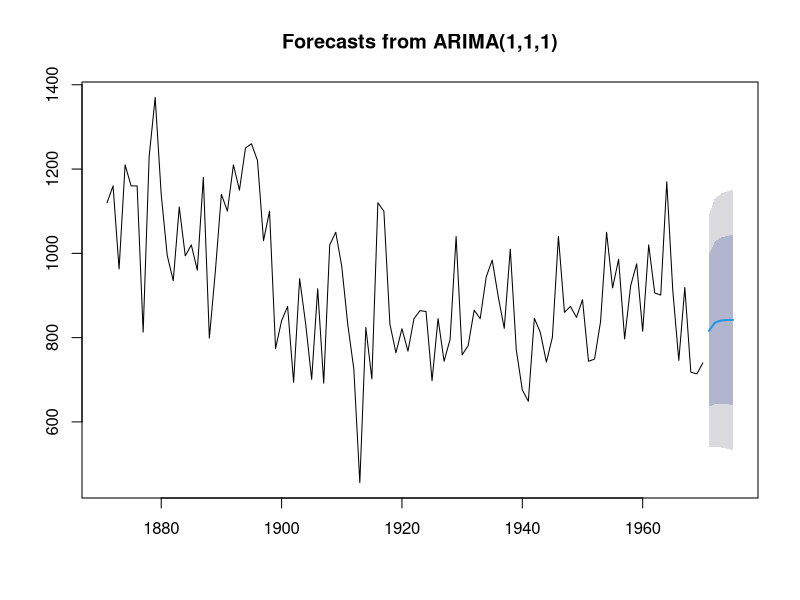
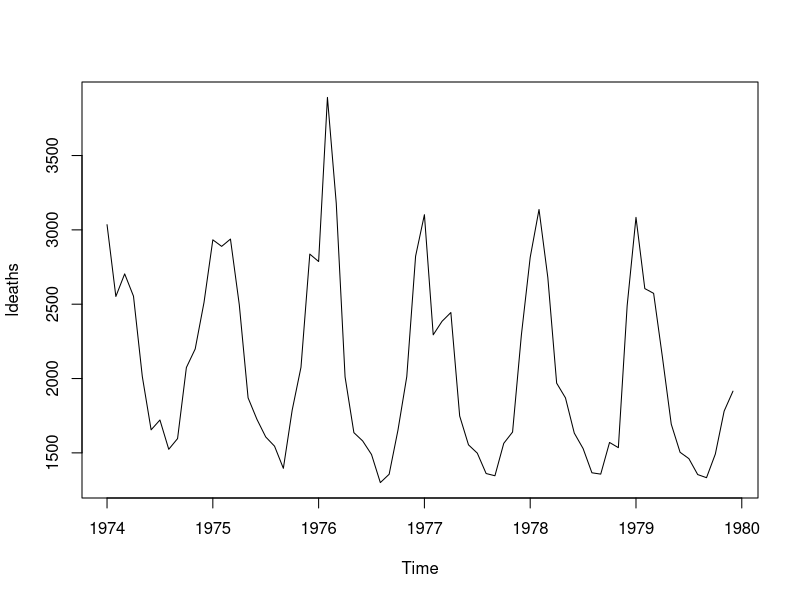
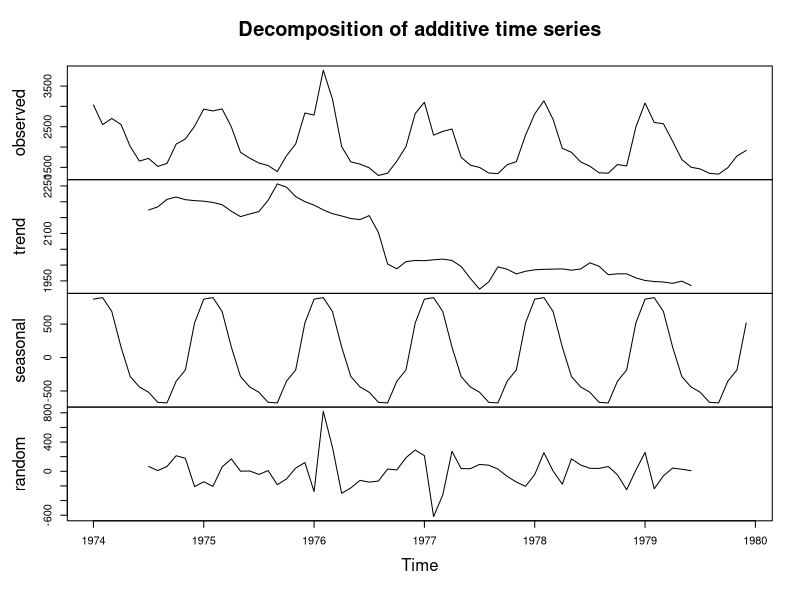
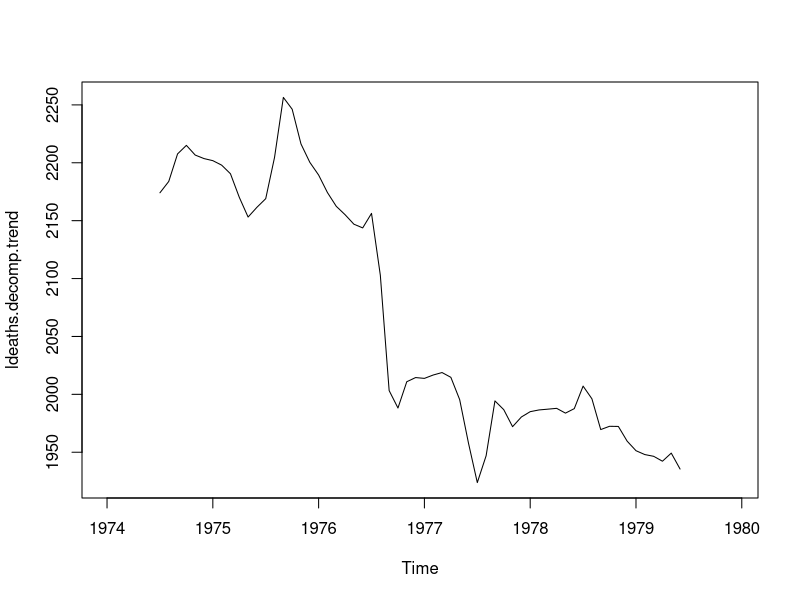
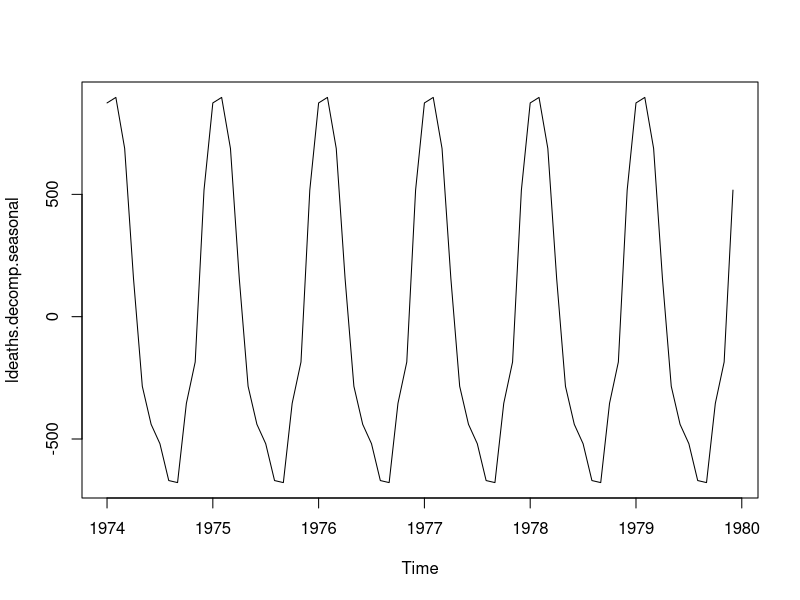

Source code (R) for these figures, in order:
# [실습1] 차분
n <- head(Nile)
n

# 1차 차분
n.diff1 <- diff(n,differences = 1)
n.diff1

# 2차 차분
n.diff2 <- diff(n,differences = 2)
n.diff2


# [실습2] 자기회귀 누적이동평균 모델
install.packages("forecast")      # forecast 패키지 설치하기
library(forecast)                 # forecast 패키지 불러오기

auto.arima(Nile)

Nile.arima <- arima(Nile, order=c(1,1,1))
Nile.arima

forecast(Nile.arima, h=5)

plot(forecast(Nile.arima, h=5))

# [실습3] 분해시계열
plot(ldeaths)

ldeaths.decomp <- decompose(ldeaths)
plot(ldeaths.decomp)

ldeaths.decomp.trend <- ldeaths.decomp$trend
plot(ldeaths.decomp.trend)

ldeaths.decomp.seasonal <- ldeaths.decomp$seasonal
plot(ldeaths.decomp.seasonal)
